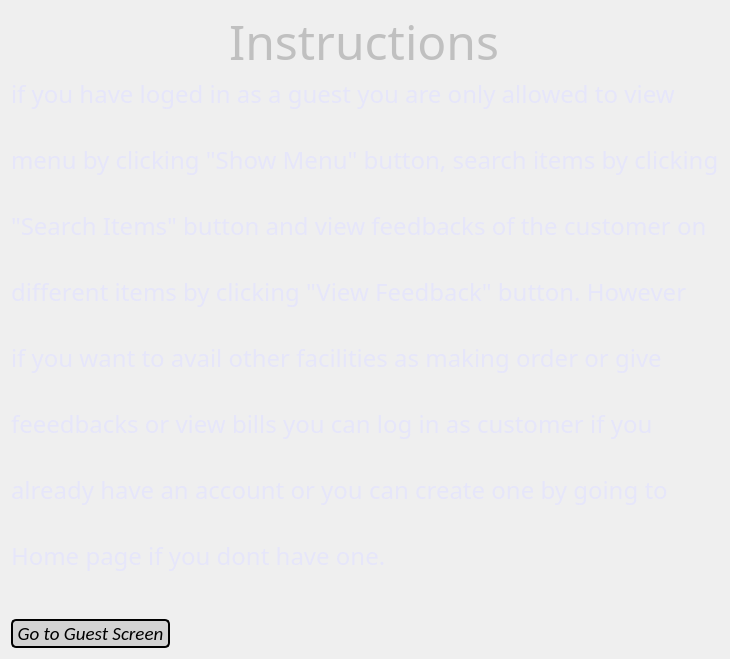
      <widget class="QWidget" name="page_19">
       <layout class="QVBoxLayout" name="verticalLayout_16">
        <item alignment="Qt::AlignHCenter">
         <widget class="QLabel" name="label_11">
          <property name="maximumSize">
           <size>
            <width>16777215</width>
            <height>60</height>
           </size>
          </property>
          <property name="font">
           <font>
            <family>Cooper Black</family>
            <pointsize>36</pointsize>
           </font>
          </property>
          <property name="styleSheet">
           <string notr="true">QLabel {
    color: #C0C0C0;  /* Silver or Light Blue-Gray */
}
</string>
          </property>
          <property name="text">
           <string>Instructions</string>
          </property>
         </widget>
        </item>
        <item alignment="Qt::AlignHCenter">
         <widget class="QLabel" name="label_12">
          <property name="font">
           <font>
            <family>Bahnschrift Light</family>
            <pointsize>18</pointsize>
            <weight>50</weight>
            <italic>false</italic>
            <bold>false</bold>
           </font>
          </property>
          <property name="styleSheet">
           <string notr="true">color:rgb(230, 230, 250)
</string>
          </property>
          <property name="text">
           <string>if you have loged in as a guest you are only allowed to view

menu by clicking &quot;Show Menu&quot; button, search items by clicking 

&quot;Search Items&quot; button and view feedbacks of the customer on 

different items by clicking &quot;View Feedback&quot; button. However

if you want to avail other facilities as making order or give 

feeedbacks or view bills you can log in as customer if you 

already have an account or you can create one by going to 

Home page if you dont have one.</string>
          </property>
         </widget>
        </item>
        <item>
         <spacer name="verticalSpacer_17">
          <property name="orientation">
           <enum>Qt::Vertical</enum>
          </property>
          <property name="sizeHint" stdset="0">
           <size>
            <width>20</width>
            <height>40</height>
           </size>
          </property>
         </spacer>
        </item>
        <item alignment="Qt::AlignLeft">
         <widget class="QPushButton" name="pushButton_40">
          <property name="font">
           <font>
            <family>Calibri</family>
            <pointsize>14</pointsize>
            <weight>50</weight>
            <italic>true</italic>
            <bold>false</bold>
           </font>
          </property>
          <property name="styleSheet">
           <string notr="true">QPushButton {
background-color: rgb(48, 127, 255); /* Adjusted background color */
    border: none;
    color: sky blue;
    border-;
border: 2px solid black;
    border-radius: 5px;
    background-color: lightgray;
}

QPushButton:hover {
    background-color: rgb(0, 80, 150); /* Adjusted hover color */
color:white
}

QPushButton:pressed {	
    background-color: rgb(255, 70, 70); /* Adjusted pressed color */
    color: black;
}
</string>
          </property>
          <property name="text">
           <string> Go to Guest Screen </string>
          </property>
         </widget>
        </item>
       </layout>
      </widget>
